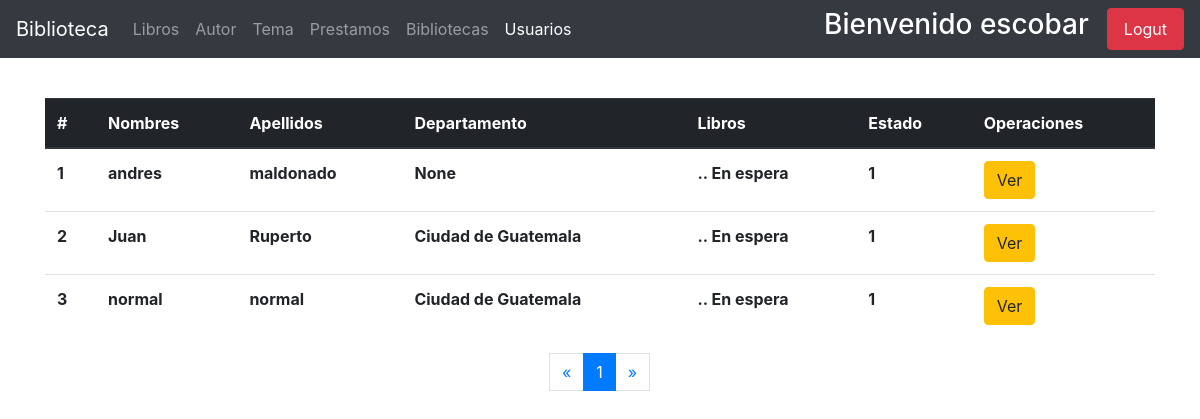
Page /user-list/ (signed in) on the earlier database version.
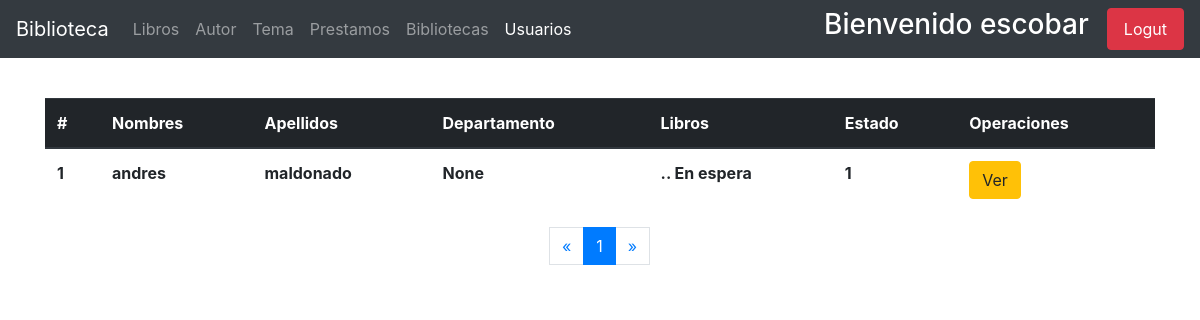
Same page on the later database version.
### usuarios/models.py (models this page shows, shortened)
class User(AbstractUser):
    email = models.EmailField(unique=True)
    adress = models.CharField(max_length=100 , null=True, blank=True)
    celphone = models.PositiveIntegerField(blank=True, null=True)
    gender = models.BooleanField(default=True, choices = [
        (True, 'Male'),
        (False, 'Female'),
    ])
    birth_date = models.DateField(blank=True, null=True)
    cui = models.PositiveIntegerField(blank=True, null=True)
    departamento = models.ForeignKey(Departamento, on_delete=models.PROTECT,blank=True,  null=True)
    municipio = models.ForeignKey(Municipio, on_delete=models.CASCADE, blank=True, null=True)
    zona = models.PositiveIntegerField(_('zona del municipio'), blank=True, null=True)
    escolaridad = models.PositiveIntegerField(_('escolaridad'), default=0, choices=[
        ( 1, 'None' ),
        ( 2, 'Primaria'),
        ( 3,'Basicos'),
        ( 4, 'Diversificado'),
        ( 5, 'Universidad'),
        ( 6, 'Maestria'),
    ])
    establecimiento = models.CharField(_('establecimiento'), max_length=150, blank=True, null=True)
    estado = models.PositiveSmallIntegerField(_('estado'), default=1)
    imagen = models.ImageField(_('perfil'), upload_to='usuarios/avatares/', default='default_avatar.jpg', blank=True, null=True)
    USERNAME_FIELD = 'email'
    REQUIRED_FIELDS = ['username','first_name', 'last_name']

### models/paises/models.py (models this page shows)
class Municipio(models.Model):
    departamento = models.ForeignKey(Departamento, verbose_name=_('departamento'), on_delete=models.CASCADE)
    name = models.CharField(_('Municipio'), max_length=150)
    def __str__(self):
        return self.name

### usuarios/views.py (the view)
# urls.py: path('user-list/', views.UserListView.as_view(), name='list-users'),
class UserListView(AdminMixin, ListView):
    model = get_user_model()
    queryset = model.objects.filter(groups__name__in=['user'])
    context_object_name = 'Users'
    paginate_by = 5

### usuarios/mixins.py (called while the page is built)
def _user_mixin(group_name):
    class Mixin(LoginRequiredMixin, UserPassesTestMixin):
        login_url = reverse_lazy('usuarios:index')
        def test_func(self):
            user = self.request.user
            if user.is_superuser:
                return True
            group = Group.objects.get(name=group_name)
            return group in user.groups.all()
    return Mixin

### usuarios/templates/usuarios/user_list.html (shortened to what this page needs)
{% extends 'base.html' %}
{% block navbar_items %}
    <li class="nav-item ">
        <a class="nav-link" href="{% url 'book:admin_index' %}"> Libros <span class="sr-only">(current)</span></a>
    </li>
    <li class="nav-item">
        <a class="nav-link" href="{% url 'autor:autores-admin' %}"> Autor </a>
    </li>
    <li class="nav-item">
        <a class="nav-link" href="{% url 'temas:temas-admin' %}"> Tema </a>
    </li>
    <li class="nav-item ">
        <a href="{% url 'prestamos:prestamo-admin' %}" class="nav-link"> Prestamos </a>
    </li>
    <li class="nav-item ">
        <a href="{% url 'book:bibliotecas' %}" class="nav-link"> Bibliotecas </a>
    </li>
    <li class="nav-item active">
        <a class="nav-link" href="{% url 'usuarios:list-users' %}" > Usuarios </a>
    </li>
{% endblock navbar_items %}
{% block content %}
    <div class="container">
        <div class="table-responsive">
        <table class="table table-hover mt-4" id="table-controller">
            <thead class="thead-dark">
                <tr>
                    <th scope="col"> # </th>
                    <th scope="col"> Nombres </th>
                    <th scope="col"> Apellidos </th>
                    <th scope="col"> Departamento </th>
                    <th scope="col"> Libros </th>
                    <th scope="col"> Estado </th>
                    <th scope="col"> Operaciones </th>
                </tr>
            </thead>
            <tbody>
                {% for user in Users %}
                    <tr>
                        <th scope="row">{{ forloop.counter }}</th>
                        <th> {{ user.first_name }}</th>
                        <th> {{ user.last_name }} </th>
                        <th> {{ user.municipio }} </th>
                        <th>  .. En espera </th>
                        <th> {{ user.estado }} </th>
                        <th> <a href="{% url 'usuarios:user-detail' user.id %}" class="btn btn-warning"> Ver </a> </th>
                    </tr>
                    {% empty %}
                    <div class="container mt-2">
                        <li> No existen usuarios registrados </li>
                    </div>
                {% endfor %}
            </tbody>
        </table>
        </div>
        <nav aria-label="Page navigation example">
                <ul class="pagination justify-content-center">
                    {% if page_obj.has_previous %}
                        <li class="page-item"> <a href="?page={{ page_obj.previous_page_number }}" class="page-link" aria-label="Previous">&laquo;</a></li>
                    {% else %}
                    <li class="disabled"><span class="page-link">&laquo; </span> </li>
                    {% endif %}
                    {% for i in paginator.page_range %}
                        {% if page_obj.number == i %}
                            <li class="active page-item"><span class="page-link"> {{ i }} <span class="sr-only">current</span></span></li>
                        {% else %}
                            <li class="page-item"><a href="?page={{ i }}" class="page-link"> {{ i }} </a></li>
                        {% endif %}
                    {% endfor %}
                    {% if page_obj.has_next %}
                        <li class="page-item"><a href="?page={{ page_obj.next_page_number }}" class="page-link">&raquo;</a></li>
                    {% else %}
                        <li class="disabled" class="page-item"> <span class="page-link">&raquo;</span> </li>
                    {% endif %}
                </ul>
            </nav>
    </div>
{% endblock %}

Differences in the rows shown:
removed User: first_name "Juan", last_name "Ruperto", municipio "Ciudad de Guatemala", estado "1"
removed User: first_name "normal", last_name "normal", municipio "Ciudad de Guatemala", estado "1"
